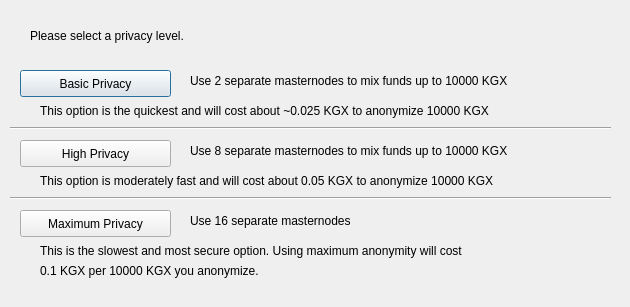
<?xml version="1.0" encoding="UTF-8"?>
<ui version="4.0">
 <class>ObfuscationConfig</class>
 <widget class="QDialog" name="ObfuscationConfig">
  <property name="geometry">
   <rect>
    <x>0</x>
    <y>0</y>
    <width>630</width>
    <height>307</height>
   </rect>
  </property>
  <property name="windowTitle">
   <string>Configure Obfuscation</string>
  </property>
  <widget class="QPushButton" name="buttonBasic">
   <property name="geometry">
    <rect>
     <x>20</x>
     <y>70</y>
     <width>151</width>
     <height>27</height>
    </rect>
   </property>
   <property name="text">
    <string>Basic Privacy</string>
   </property>
  </widget>
  <widget class="QPushButton" name="buttonHigh">
   <property name="geometry">
    <rect>
     <x>20</x>
     <y>140</y>
     <width>151</width>
     <height>27</height>
    </rect>
   </property>
   <property name="text">
    <string>High Privacy</string>
   </property>
  </widget>
  <widget class="QPushButton" name="buttonMax">
   <property name="geometry">
    <rect>
     <x>20</x>
     <y>210</y>
     <width>151</width>
     <height>27</height>
    </rect>
   </property>
   <property name="text">
    <string>Maximum Privacy</string>
   </property>
  </widget>
  <widget class="QLabel" name="label">
   <property name="geometry">
    <rect>
     <x>30</x>
     <y>20</y>
     <width>571</width>
     <height>31</height>
    </rect>
   </property>
   <property name="text">
    <string>Please select a privacy level.</string>
   </property>
  </widget>
  <widget class="QLabel" name="label_2">
   <property name="geometry">
    <rect>
     <x>190</x>
     <y>70</y>
     <width>421</width>
     <height>21</height>
    </rect>
   </property>
   <property name="text">
    <string>Use 2 separate masternodes to mix funds up to 10000 KGX</string>
   </property>
  </widget>
  <widget class="QLabel" name="label_3">
   <property name="geometry">
    <rect>
     <x>190</x>
     <y>140</y>
     <width>411</width>
     <height>21</height>
    </rect>
   </property>
   <property name="text">
    <string>Use 8 separate masternodes to mix funds up to 10000 KGX</string>
   </property>
  </widget>
  <widget class="QLabel" name="label_4">
   <property name="geometry">
    <rect>
     <x>190</x>
     <y>210</y>
     <width>421</width>
     <height>21</height>
    </rect>
   </property>
   <property name="text">
    <string>Use 16 separate masternodes</string>
   </property>
  </widget>
  <widget class="QLabel" name="label_6">
   <property name="geometry">
    <rect>
     <x>40</x>
     <y>100</y>
     <width>561</width>
     <height>21</height>
    </rect>
   </property>
   <property name="text">
    <string>This option is the quickest and will cost about ~0.025 KGX to anonymize 10000 KGX</string>
   </property>
  </widget>
  <widget class="QLabel" name="label_7">
   <property name="geometry">
    <rect>
     <x>40</x>
     <y>170</y>
     <width>561</width>
     <height>21</height>
    </rect>
   </property>
   <property name="text">
    <string>This option is moderately fast and will cost about 0.05 KGX to anonymize 10000 KGX</string>
   </property>
  </widget>
  <widget class="QLabel" name="label_8">
   <property name="geometry">
    <rect>
     <x>40</x>
     <y>240</y>
     <width>561</width>
     <height>21</height>
    </rect>
   </property>
   <property name="text">
    <string>This is the slowest and most secure option. Using maximum anonymity will cost</string>
   </property>
  </widget>
  <widget class="QLabel" name="label_9">
   <property name="geometry">
    <rect>
     <x>40</x>
     <y>260</y>
     <width>561</width>
     <height>21</height>
    </rect>
   </property>
   <property name="text">
    <string>0.1 KGX per 10000 KGX you anonymize.</string>
   </property>
  </widget>
  <widget class="Line" name="line">
   <property name="geometry">
    <rect>
     <x>10</x>
     <y>120</y>
     <width>601</width>
     <height>16</height>
    </rect>
   </property>
   <property name="orientation">
    <enum>Qt::Horizontal</enum>
   </property>
  </widget>
  <widget class="Line" name="line_2">
   <property name="geometry">
    <rect>
     <x>10</x>
     <y>190</y>
     <width>601</width>
     <height>16</height>
    </rect>
   </property>
   <property name="orientation">
    <enum>Qt::Horizontal</enum>
   </property>
  </widget>
 </widget>
 <resources/>
 <connections/>
</ui>
